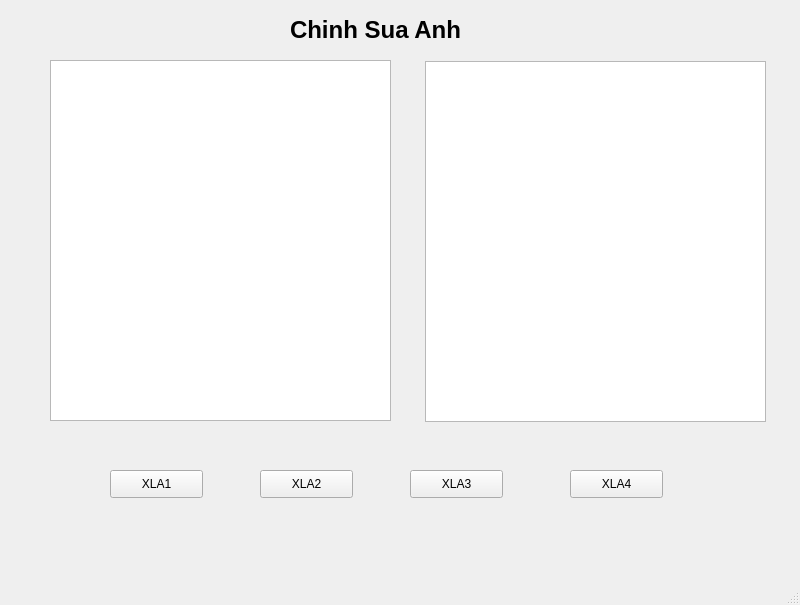
<?xml version="1.0" encoding="UTF-8"?>
<ui version="4.0">
 <class>MainWindow</class>
 <widget class="QMainWindow" name="MainWindow">
  <property name="geometry">
   <rect>
    <x>0</x>
    <y>0</y>
    <width>800</width>
    <height>605</height>
   </rect>
  </property>
  <property name="windowTitle">
   <string>MainWindow</string>
  </property>
  <property name="move" stdset="0">
   <string/>
  </property>
  <widget class="QWidget" name="centralwidget">
   <widget class="QGraphicsView" name="gtView">
    <property name="geometry">
     <rect>
      <x>50</x>
      <y>60</y>
      <width>341</width>
      <height>361</height>
     </rect>
    </property>
   </widget>
   <widget class="QPushButton" name="pushButton">
    <property name="geometry">
     <rect>
      <x>110</x>
      <y>470</y>
      <width>93</width>
      <height>28</height>
     </rect>
    </property>
    <property name="text">
     <string>XLA1</string>
    </property>
   </widget>
   <widget class="QPushButton" name="pushButton_2">
    <property name="geometry">
     <rect>
      <x>260</x>
      <y>470</y>
      <width>93</width>
      <height>28</height>
     </rect>
    </property>
    <property name="text">
     <string>XLA2</string>
    </property>
   </widget>
   <widget class="QPushButton" name="pushButton_3">
    <property name="geometry">
     <rect>
      <x>410</x>
      <y>470</y>
      <width>93</width>
      <height>28</height>
     </rect>
    </property>
    <property name="text">
     <string>XLA3</string>
    </property>
   </widget>
   <widget class="QPushButton" name="pushButton_4">
    <property name="geometry">
     <rect>
      <x>570</x>
      <y>470</y>
      <width>93</width>
      <height>28</height>
     </rect>
    </property>
    <property name="text">
     <string>XLA4</string>
    </property>
   </widget>
   <widget class="QGraphicsView" name="graphicsView">
    <property name="geometry">
     <rect>
      <x>425</x>
      <y>61</y>
      <width>341</width>
      <height>361</height>
     </rect>
    </property>
   </widget>
   <widget class="QLabel" name="label">
    <property name="enabled">
     <bool>true</bool>
    </property>
    <property name="geometry">
     <rect>
      <x>290</x>
      <y>10</y>
      <width>221</width>
      <height>41</height>
     </rect>
    </property>
    <property name="font">
     <font>
      <pointsize>18</pointsize>
      <weight>75</weight>
      <bold>true</bold>
     </font>
    </property>
    <property name="focusPolicy">
     <enum>Qt::TabFocus</enum>
    </property>
    <property name="layoutDirection">
     <enum>Qt::LeftToRight</enum>
    </property>
    <property name="text">
     <string>Chinh Sua Anh</string>
    </property>
   </widget>
   <zorder>gtView</zorder>
   <zorder>pushButton_2</zorder>
   <zorder>pushButton_3</zorder>
   <zorder>pushButton_4</zorder>
   <zorder>pushButton</zorder>
   <zorder>graphicsView</zorder>
   <zorder>label</zorder>
  </widget>
  <widget class="QMenuBar" name="menubar">
   <property name="geometry">
    <rect>
     <x>0</x>
     <y>0</y>
     <width>800</width>
     <height>26</height>
    </rect>
   </property>
  </widget>
  <widget class="QStatusBar" name="statusbar"/>
 </widget>
 <resources/>
 <connections/>
</ui>
